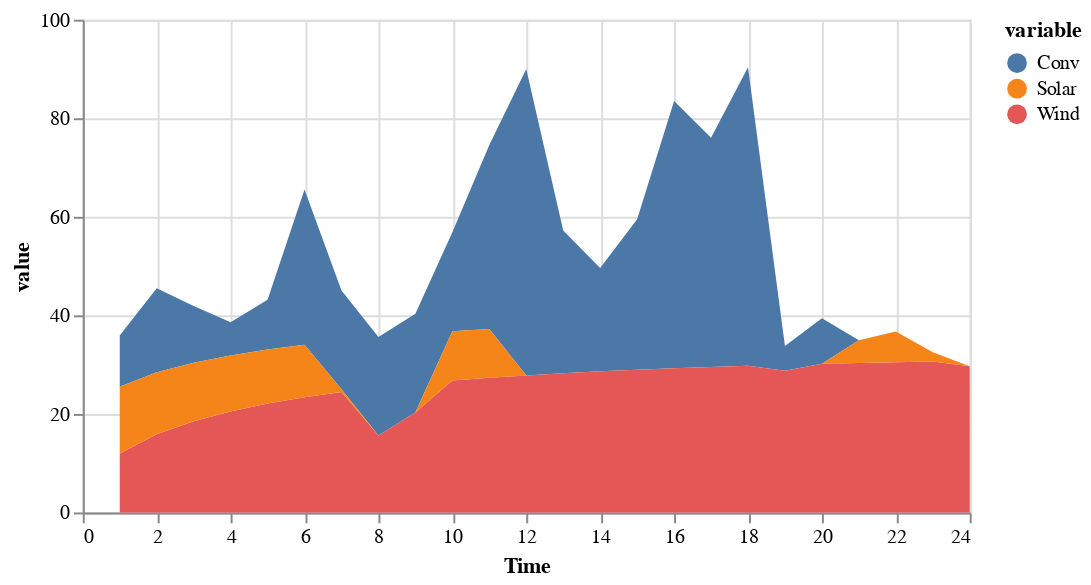

Write notebook code for a chart like this one.
### Code cell
g_opt_tot=g_opt[1,:].+g_opt[2,:]+g_opt[3,:]
sNames = ["Conv","Wind","Solar"]
xLabels = [1,2,3,4,5,6,7,8,9,10,11,12,13,14,15,16,17,18,19,20,21,22,23,24]

df = DataFrame(Time=xLabels, Conv=vec(g_opt_tot), Wind=vec(w_opt), Solar=vec(s_opt))
df |> stack |> @vlplot(:area, x=:Time, y={:value, stack=:zero}, color="variable:n",width=450, height=250)

### Figure 1 — Vega-Lite specification as saved in the notebook (floating-point values rounded to 4 significant figures)
{"data": {"values": [{"Time": 1, "value": 10.37, "variable": "Conv"}, {"Time": 2, "value": 17.03, "variable": "Conv"}, {"Time": 3, "value": 11.51, "variable": "Conv"}, {"Time": 4, "value": 6.734, "variable": "Conv"}, {"Time": 5, "value": 10.1, "variable": "Conv"}, {"Time": 6, "value": 31.51, "variable": "Conv"}, {"Time": 7, "value": 20, "variable": "Conv"}, {"Time": 8, "value": 20, "variable": "Conv"}, {"Time": 9, "value": 20, "variable": "Conv"}, {"Time": 10, "value": 20.1, "variable": "Conv"}, {"Time": 11, "value": 37.33, "variable": "Conv"}, {"Time": 12, "value": 62.18, "variable": "Conv"}, {"Time": 13, "value": 28.97, "variable": "Conv"}, {"Time": 14, "value": 20.96, "variable": "Conv"}, {"Time": 15, "value": 30.52, "variable": "Conv"}, {"Time": 16, "value": 54.23, "variable": "Conv"}, {"Time": 17, "value": 46.53, "variable": "Conv"}, {"Time": 18, "value": 60.56, "variable": "Conv"}, {"Time": 19, "value": 5, "variable": "Conv"}, {"Time": 20, "value": 9.239, "variable": "Conv"}, {"Time": 21, "value": 0, "variable": "Conv"}, {"Time": 22, "value": 0, "variable": "Conv"}, {"Time": 23, "value": 0, "variable": "Conv"}, {"Time": 24, "value": 0, "variable": "Conv"}, {"Time": 1, "value": 11.94, "variable": "Wind"}, {"Time": 2, "value": 15.88, "variable": "Wind"}, {"Time": 3, "value": 18.51, "variable": "Wind"}, {"Time": 4, "value": 20.51, "variable": "Wind"}, {"Time": 5, "value": 22.09, "variable": "Wind"}, {"Time": 6, "value": 23.37, "variable": "Wind"}, {"Time": 7, "value": 24.44, "variable": "Wind"}, {"Time": 8, "value": 15.63, "variable": "Wind"}, {"Time": 9, "value": 20.31, "variable": "Wind"}, {"Time": 10, "value": 26.76, "variable": "Wind"}, {"Time": 11, "value": 27.32, "variable": "Wind"}, {"Time": 12, "value": 27.82, "variable": "Wind"}, {"Time": 13, "value": 28.25, "variable": "Wind"}, {"Time": 14, "value": 28.64, "variable": "Wind"}, {"Time": 15, "value": 28.97, "variable": "Wind"}, {"Time": 16, "value": 29.27, "variable": "Wind"}, {"Time": 17, "value": 29.54, "variable": "Wind"}, {"Time": 18, "value": 29.77, "variable": "Wind"}, {"Time": 19, "value": 28.78, "variable": "Wind"}, {"Time": 20, "value": 30.17, "variable": "Wind"}, {"Time": 21, "value": 30.34, "variable": "Wind"}, {"Time": 22, "value": 30.49, "variable": "Wind"}, {"Time": 23, "value": 30.62, "variable": "Wind"}, {"Time": 24, "value": 29.65, "variable": "Wind"}, {"Time": 1, "value": 13.58, "variable": "Solar"}, {"Time": 2, "value": 12.59, "variable": "Solar"}, {"Time": 3, "value": 11.87, "variable": "Solar"}, {"Time": 4, "value": 11.36, "variable": "Solar"}, {"Time": 5, "value": 10.97, "variable": "Solar"}, {"Time": 6, "value": 10.68, "variable": "Solar"}, {"Time": 7, "value": 0.581, "variable": "Solar"}, {"Time": 8, "value": 0, "variable": "Solar"}, {"Time": 9, "value": 0, "variable": "Solar"}, {"Time": 10, "value": 9.996, "variable": "Solar"}, {"Time": 11, "value": 9.9, "variable": "Solar"}, {"Time": 12, "value": 0, "variable": "Solar"}, {"Time": 13, "value": 0, "variable": "Solar"}, {"Time": 14, "value": 0, "variable": "Solar"}, {"Time": 15, "value": 0, "variable": "Solar"}, {"Time": 16, "value": 0, "variable": "Solar"}, {"Time": 17, "value": 0, "variable": "Solar"}, {"Time": 18, "value": 0, "variable": "Solar"}, {"Time": 19, "value": 0, "variable": "Solar"}, {"Time": 20, "value": 0, "variable": "Solar"}, {"Time": 21, "value": 4.621, "variable": "Solar"}, {"Time": 22, "value": 6.24, "variable": "Solar"}, {"Time": 23, "value": 1.876, "variable": "Solar"}, {"Time": 24, "value": 0, "variable": "Solar"}]}, "encoding": {"color": {"field": "variable", "type": "nominal"}, "x": {"field": "Time", "type": "quantitative"}, "y": {"field": "value", "stack": "zero", "type": "quantitative"}}, "height": 250, "mark": "area", "width": 450}
